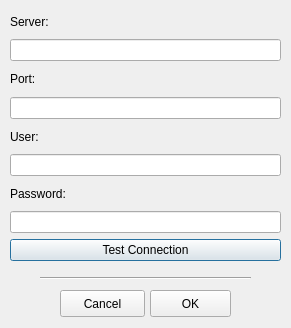
<?xml version="1.0" encoding="UTF-8"?>
<ui version="4.0">
 <class>Dialog</class>
 <widget class="QDialog" name="Dialog">
  <property name="geometry">
   <rect>
    <x>0</x>
    <y>0</y>
    <width>291</width>
    <height>328</height>
   </rect>
  </property>
  <property name="windowTitle">
   <string>Settings Database</string>
  </property>
  <property name="windowIcon">
   <iconset>
    <normaloff>../icons/Cube.png</normaloff>../icons/Cube.png</iconset>
  </property>
  <widget class="QWidget" name="verticalLayoutWidget">
   <property name="geometry">
    <rect>
     <x>10</x>
     <y>10</y>
     <width>271</width>
     <height>251</height>
    </rect>
   </property>
   <layout class="QVBoxLayout" name="verticalLayout">
    <item>
     <widget class="QLabel" name="lbServer">
      <property name="text">
       <string>Server:</string>
      </property>
     </widget>
    </item>
    <item>
     <widget class="QLineEdit" name="lineEdit"/>
    </item>
    <item>
     <widget class="QLabel" name="lbPort">
      <property name="text">
       <string>Port:</string>
      </property>
     </widget>
    </item>
    <item>
     <widget class="QLineEdit" name="lineEdit_2"/>
    </item>
    <item>
     <widget class="QLabel" name="lbUser">
      <property name="text">
       <string>User:</string>
      </property>
     </widget>
    </item>
    <item>
     <widget class="QLineEdit" name="lineEdit_3"/>
    </item>
    <item>
     <widget class="QLabel" name="lbPassword">
      <property name="text">
       <string>Password:</string>
      </property>
     </widget>
    </item>
    <item>
     <widget class="QLineEdit" name="lineEdit_4"/>
    </item>
    <item>
     <widget class="QPushButton" name="btnTestConnection">
      <property name="text">
       <string>Test Connection</string>
      </property>
     </widget>
    </item>
   </layout>
  </widget>
  <widget class="Line" name="line">
   <property name="geometry">
    <rect>
     <x>40</x>
     <y>270</y>
     <width>211</width>
     <height>16</height>
    </rect>
   </property>
   <property name="orientation">
    <enum>Qt::Horizontal</enum>
   </property>
  </widget>
  <widget class="QPushButton" name="btnCancel">
   <property name="geometry">
    <rect>
     <x>60</x>
     <y>290</y>
     <width>85</width>
     <height>27</height>
    </rect>
   </property>
   <property name="text">
    <string>Cancel</string>
   </property>
   <property name="icon">
    <iconset>
     <normaloff>../icons/cancel.png</normaloff>../icons/cancel.png</iconset>
   </property>
  </widget>
  <widget class="QPushButton" name="btnOK">
   <property name="geometry">
    <rect>
     <x>150</x>
     <y>290</y>
     <width>81</width>
     <height>27</height>
    </rect>
   </property>
   <property name="text">
    <string>OK</string>
   </property>
   <property name="icon">
    <iconset>
     <normaloff>../icons/ok.png</normaloff>../icons/ok.png</iconset>
   </property>
  </widget>
 </widget>
 <resources/>
 <connections/>
</ui>
